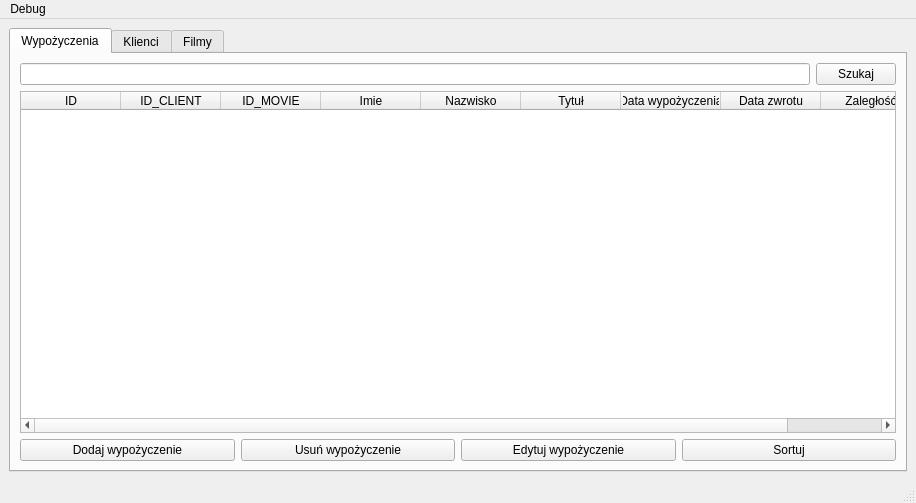
<?xml version="1.0" encoding="UTF-8"?>
<ui version="4.0">
 <class>MainWindow</class>
 <widget class="QMainWindow" name="MainWindow">
  <property name="geometry">
   <rect>
    <x>0</x>
    <y>0</y>
    <width>916</width>
    <height>503</height>
   </rect>
  </property>
  <property name="windowTitle">
   <string>MainWindow</string>
  </property>
  <widget class="QWidget" name="centralwidget">
   <layout class="QGridLayout" name="gridLayout_4">
    <item row="0" column="0">
     <widget class="QTabWidget" name="tabWidget">
      <property name="sizePolicy">
       <sizepolicy hsizetype="Expanding" vsizetype="Expanding">
        <horstretch>0</horstretch>
        <verstretch>0</verstretch>
       </sizepolicy>
      </property>
      <property name="currentIndex">
       <number>0</number>
      </property>
      <widget class="QWidget" name="tab">
       <attribute name="title">
        <string>Wypożyczenia</string>
       </attribute>
       <layout class="QGridLayout" name="gridLayout">
        <item row="2" column="0">
         <layout class="QHBoxLayout" name="horizontalLayout_2">
          <item>
           <widget class="QPushButton" name="addBorrowButton">
            <property name="text">
             <string>Dodaj wypożyczenie</string>
            </property>
           </widget>
          </item>
          <item>
           <widget class="QPushButton" name="delBorrowButton">
            <property name="text">
             <string>Usuń wypożyczenie</string>
            </property>
           </widget>
          </item>
          <item>
           <widget class="QPushButton" name="editBorrowButton_2">
            <property name="text">
             <string>Edytuj wypożyczenie</string>
            </property>
           </widget>
          </item>
          <item>
           <widget class="QPushButton" name="sortBorrowButton">
            <property name="text">
             <string>Sortuj</string>
            </property>
           </widget>
          </item>
         </layout>
        </item>
        <item row="1" column="0">
         <widget class="QTableWidget" name="borrowsTable">
          <property name="editTriggers">
           <set>QAbstractItemView::NoEditTriggers</set>
          </property>
          <property name="selectionMode">
           <enum>QAbstractItemView::SingleSelection</enum>
          </property>
          <property name="selectionBehavior">
           <enum>QAbstractItemView::SelectRows</enum>
          </property>
          <column>
           <property name="text">
            <string>ID</string>
           </property>
          </column>
          <column>
           <property name="text">
            <string>ID_CLIENT</string>
           </property>
          </column>
          <column>
           <property name="text">
            <string>ID_MOVIE</string>
           </property>
          </column>
          <column>
           <property name="text">
            <string>Imie</string>
           </property>
          </column>
          <column>
           <property name="text">
            <string>Nazwisko</string>
           </property>
          </column>
          <column>
           <property name="text">
            <string>Tytuł</string>
           </property>
          </column>
          <column>
           <property name="text">
            <string>Data wypożyczenia</string>
           </property>
          </column>
          <column>
           <property name="text">
            <string>Data zwrotu</string>
           </property>
          </column>
          <column>
           <property name="text">
            <string>Zaległość</string>
           </property>
          </column>
         </widget>
        </item>
        <item row="0" column="0">
         <layout class="QHBoxLayout" name="horizontalLayout_3">
          <item>
           <widget class="QLineEdit" name="searchBorrowField"/>
          </item>
          <item>
           <widget class="QPushButton" name="searchBorrowsButton">
            <property name="text">
             <string>Szukaj</string>
            </property>
           </widget>
          </item>
         </layout>
        </item>
       </layout>
      </widget>
      <widget class="QWidget" name="tab_2">
       <attribute name="title">
        <string>Klienci</string>
       </attribute>
       <layout class="QGridLayout" name="gridLayout_2">
        <item row="2" column="0">
         <layout class="QHBoxLayout" name="horizontalLayout_4">
          <item>
           <widget class="QPushButton" name="addClientButton">
            <property name="text">
             <string>Dodaj Klienta</string>
            </property>
           </widget>
          </item>
          <item>
           <widget class="QPushButton" name="delClientButton">
            <property name="text">
             <string>Usuń Klienta</string>
            </property>
           </widget>
          </item>
          <item>
           <widget class="QPushButton" name="editClientButton">
            <property name="text">
             <string>Edytuj Klienta</string>
            </property>
           </widget>
          </item>
          <item>
           <widget class="QPushButton" name="sortClientButton">
            <property name="text">
             <string>Sortuj</string>
            </property>
           </widget>
          </item>
         </layout>
        </item>
        <item row="0" column="0">
         <layout class="QHBoxLayout" name="horizontalLayout_5">
          <item>
           <widget class="QLineEdit" name="searchClientField"/>
          </item>
          <item>
           <widget class="QPushButton" name="searchClientButton">
            <property name="text">
             <string>Szukaj</string>
            </property>
           </widget>
          </item>
         </layout>
        </item>
        <item row="1" column="0">
         <widget class="QTableWidget" name="clientsTable">
          <property name="editTriggers">
           <set>QAbstractItemView::NoEditTriggers</set>
          </property>
          <property name="selectionMode">
           <enum>QAbstractItemView::SingleSelection</enum>
          </property>
          <property name="selectionBehavior">
           <enum>QAbstractItemView::SelectRows</enum>
          </property>
          <column>
           <property name="text">
            <string>ID</string>
           </property>
          </column>
          <column>
           <property name="text">
            <string>Imie</string>
           </property>
          </column>
          <column>
           <property name="text">
            <string>Nazwisko</string>
           </property>
          </column>
          <column>
           <property name="text">
            <string>Pesel</string>
           </property>
          </column>
          <column>
           <property name="text">
            <string>Telefon</string>
           </property>
          </column>
          <column>
           <property name="text">
            <string>E-Mail</string>
           </property>
          </column>
          <column>
           <property name="text">
            <string>Posiadane Filmy</string>
           </property>
          </column>
         </widget>
        </item>
       </layout>
      </widget>
      <widget class="QWidget" name="tab_3">
       <attribute name="title">
        <string>Filmy</string>
       </attribute>
       <layout class="QGridLayout" name="gridLayout_3">
        <item row="1" column="0">
         <widget class="QTableWidget" name="moviesTable">
          <property name="editTriggers">
           <set>QAbstractItemView::NoEditTriggers</set>
          </property>
          <property name="selectionMode">
           <enum>QAbstractItemView::SingleSelection</enum>
          </property>
          <property name="selectionBehavior">
           <enum>QAbstractItemView::SelectRows</enum>
          </property>
          <column>
           <property name="text">
            <string>ID</string>
           </property>
          </column>
          <column>
           <property name="text">
            <string>Tytuł</string>
           </property>
          </column>
          <column>
           <property name="text">
            <string>Reżyser</string>
           </property>
          </column>
          <column>
           <property name="text">
            <string>Gatunek</string>
           </property>
          </column>
          <column>
           <property name="text">
            <string>Rok</string>
           </property>
          </column>
          <column>
           <property name="text">
            <string>Dostępne</string>
           </property>
          </column>
          <column>
           <property name="text">
            <string>Wypożyczone</string>
           </property>
          </column>
         </widget>
        </item>
        <item row="2" column="0">
         <layout class="QHBoxLayout" name="horizontalLayout">
          <item>
           <widget class="QPushButton" name="addMovieButton">
            <property name="text">
             <string>Dodaj Film</string>
            </property>
           </widget>
          </item>
          <item>
           <widget class="QPushButton" name="delMovieButton">
            <property name="text">
             <string>Usuń Film</string>
            </property>
           </widget>
          </item>
          <item>
           <widget class="QPushButton" name="editMovieButton">
            <property name="text">
             <string>Edytuj Film</string>
            </property>
           </widget>
          </item>
          <item>
           <widget class="QPushButton" name="sortMovieButton">
            <property name="text">
             <string>Sortuj</string>
            </property>
           </widget>
          </item>
         </layout>
        </item>
        <item row="0" column="0">
         <layout class="QHBoxLayout" name="horizontalLayout_6">
          <item>
           <widget class="QLineEdit" name="searchMovieField"/>
          </item>
          <item>
           <widget class="QPushButton" name="searchMovieButton">
            <property name="text">
             <string>Szukaj</string>
            </property>
           </widget>
          </item>
         </layout>
        </item>
       </layout>
      </widget>
     </widget>
    </item>
   </layout>
  </widget>
  <widget class="QMenuBar" name="menubar">
   <property name="geometry">
    <rect>
     <x>0</x>
     <y>0</y>
     <width>916</width>
     <height>21</height>
    </rect>
   </property>
   <widget class="QMenu" name="debugSettingsMenu">
    <property name="title">
     <string>Debug</string>
    </property>
    <addaction name="addDefaultData"/>
    <addaction name="actionShowID"/>
   </widget>
   <addaction name="debugSettingsMenu"/>
  </widget>
  <widget class="QStatusBar" name="statusbar"/>
  <action name="addDefaultData">
   <property name="text">
    <string>Add Default Data</string>
   </property>
  </action>
  <action name="actionShowID">
   <property name="checkable">
    <bool>true</bool>
   </property>
   <property name="checked">
    <bool>true</bool>
   </property>
   <property name="text">
    <string>ShowID</string>
   </property>
  </action>
 </widget>
 <resources/>
 <connections/>
</ui>
